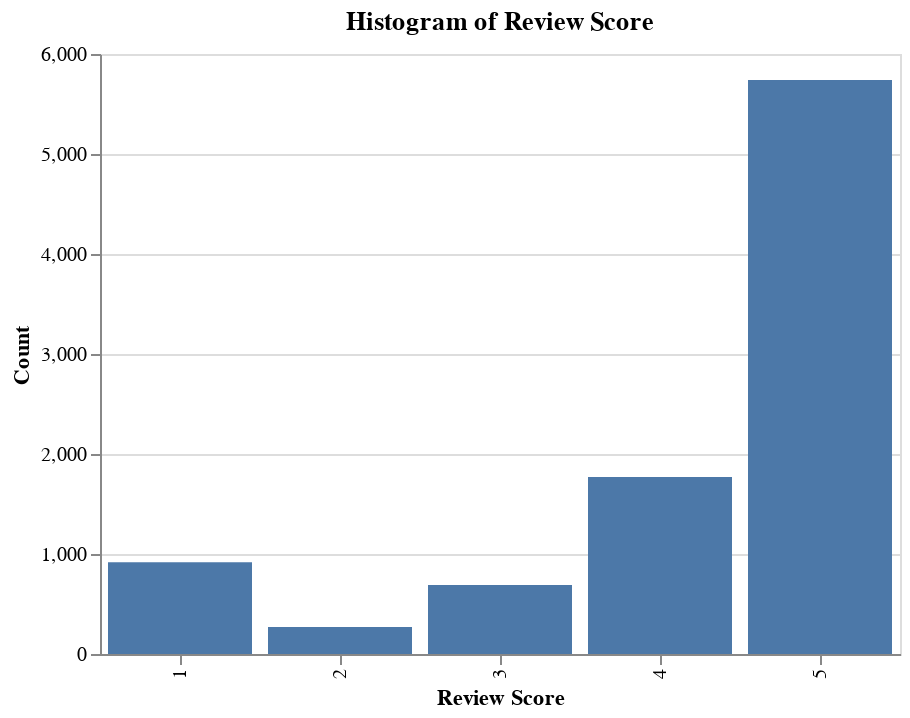

This figure's notebook cell:
### Markdown cell above
#### Review Score Distribution

### Code cell
# Histogram for review_score
hist_review = alt.Chart(merged_df).mark_bar().encode(
    alt.X('review_score:O', title='Review Score'),  # Treat as ordinal
    alt.Y('count()', title='Count')
).properties(
    width=400,
    height=300,
    title='Histogram of Review Score'
)

hist_review

### Figure 1 — Vega-Lite specification as saved in the notebook (floating-point values rounded to 4 significant figures; data arrays with more than 128 entries replaced by an {"elided": "..."} marker saying what was removed)
{"config": {"view": {"continuousWidth": 300, "continuousHeight": 300}}, "data": {"name": "data-c628492765a999c4ddf49e9c80a283a3"}, "mark": {"type": "bar"}, "encoding": {"x": {"field": "review_score", "title": "Review Score", "type": "ordinal"}, "y": {"aggregate": "count", "title": "Count", "type": "quantitative"}}, "height": 300, "title": "Histogram of Review Score", "width": 400, "$schema": "https://vega.github.io/schema/vega-lite/v5.20.1.json", "datasets": {"data-c628492765a999c4ddf49e9c80a283a3": {"elided": "9390 records"}}}
